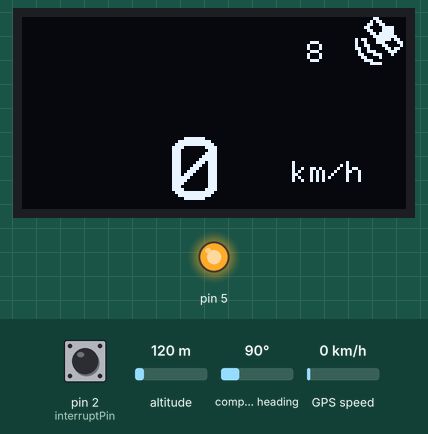
Bench run of a sketch on a simulated Arduino Pro Mini, built with avr-gcc and run on an emulated ATmega328P. Shown: 128×64 one-colour display, output pins drawn as LEDs (lit = HIGH). Wiring (inferred from the names in the program): SSD1306 OLED at I2C address 0x3C. Inputs (shaded band) come from the test bench; at power-on: GPS speed 0 km/h, pin 2 (interruptPin) HIGH, altitude 120 m, compass heading 90°. Storage starts empty; the GPS gets a fix after 3 s at 37.7749, -122.4194 with 8 satellites.

Above: at 6.5 s.
6.6 s: GPS speed set to 30 km/h
At 8.4 s:
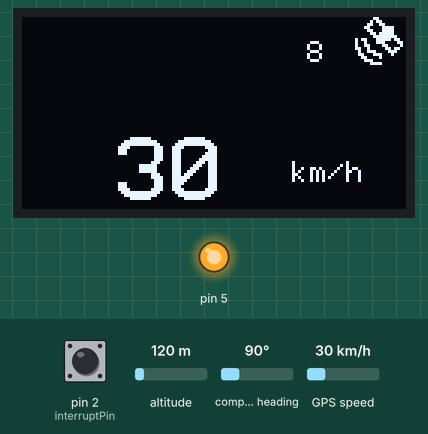
8.9 s: pin 2 (interruptPin) pulled LOW for 0.15 s
At 9.8 s:
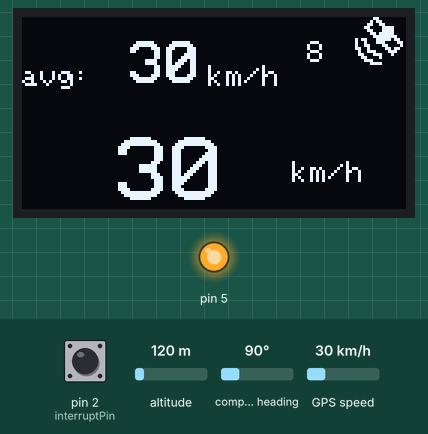
10.5 s: GPS speed set to 2 km/h
At 11.9 s:
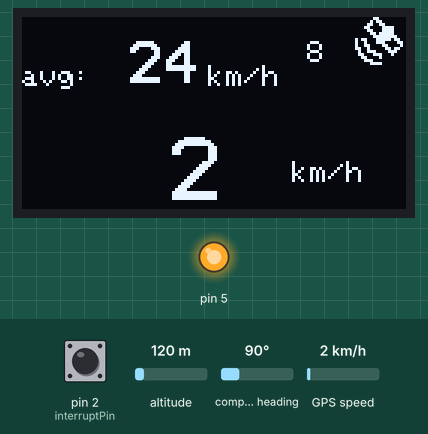
14.2 s: GPS speed set to 118 km/h
At 15.0 s:
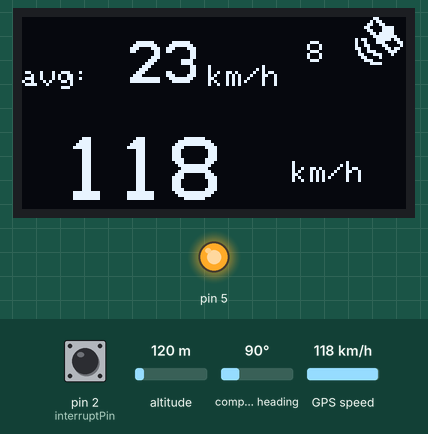
17.6 s: pin 2 (interruptPin) pulled LOW for 1 s
At 18.7 s:
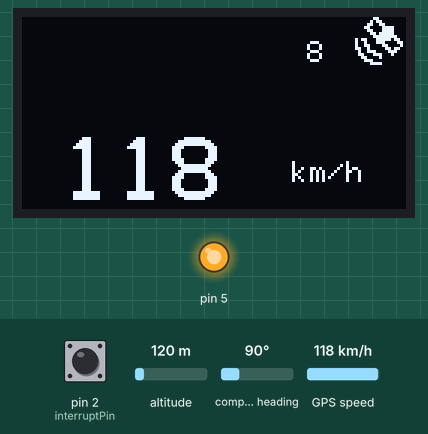
20.1 s: pin 2 (interruptPin) pulled LOW for 0.15 s
At 20.7 s:
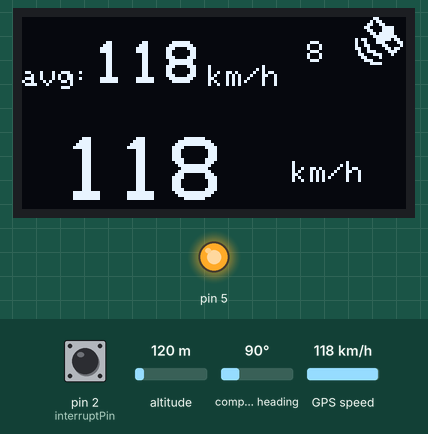
Timing chart, 0 to 22.7 s (numbered marks = the images above; inputs shaded):
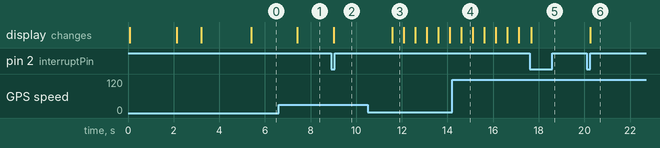

The sketch:

GPS_log_Oled_SD.ino
```cpp
/*
 * This logger uses an Arduino Pro mini 3.3V 328
 * Written by W. Hoogervorst
 */
#include <SSD1306_text.h>

#include <SPI.h>
#include <SD.h>
#include "TinyGPS++.h"
#include "SoftwareSerial.h"

// SD card
#define SD_CS     10

static uint8_t Byte1[16] = {128, 0, 128, 136, 28, 54, 97, 195, 230, 252, 248, 248, 120, 192, 128, 0};
static uint8_t Byte2[16] = {7, 28, 48, 99, 78, 200, 152, 145, 177, 3, 6, 12, 24, 12, 5, 3};

char filename[] = "00000000.CSV";

uint8_t speed = 0;
uint8_t sat = 0;
uint16_t  write_interval = 10000;
uint32_t  last_write = 0;

uint8_t prev_speed = 255; // quite impossible value so the speed is updated if starting to drive
uint8_t prev_sat = 255; // quite impossible value so the speed is updated if starting to drive

//variables for interrupt ans switching
volatile int state = LOW;
uint8_t interruptPin = 2;
uint8_t switchcount = 1;
uint8_t counts = 2;

// variables for average speed
uint16_t time_interval_ms;
uint32_t time_avg_speed;
uint8_t avg_speed;
uint16_t dist_interval;
float dist_total_m;
uint32_t PrevTimeMeas = 0;
uint8_t prev_avgspeed = 255;  // quite impossible value so the avg speed is updated if starting to drive

// define Oled on I2C
SSD1306_text oled(5);

//define serial connection for GPS
SoftwareSerial serial_connection(4, 3);  // RX (to TX op GPS) , TX (to RX of GPS)

//define GPS variable
TinyGPSPlus gps;

File dataFile;

void setup(void) {
  attachInterrupt(digitalPinToInterrupt(interruptPin), count, FALLING); //pin is pulled up in normal state
  // Serial.begin(9600);

  // Initialize, optionally clear the screen
  oled.init();
  oled.clear();                 // clear screen

  oled.setTextSize(2, 2);
  oled.setCursor(1, 3);       // move cursor to row #, pixel column #
  oled.write("GPS logger");
  /* oled.setCursor(2, 27);
    oled.write("Starting up...");
  */
  oled.setCursor(5, 57);
  for (int i = 0; i < 16; i++)
  {
    oled.sendData(Byte1[i]);
  }
  oled.setCursor(6, 57);
  for (int j = 0; j < 16; j++)
  {
    oled.sendData(Byte2[j]);
  }

  delay (2000);

  //setup SD card
  // Serial.println("Initializing SD card...");
  // see if the SD card is present and can be initialized:
  if (!SD.begin(SD_CS)) {
    //    Serial.println("Card failed, or not present");
    oled.clear();                 // clear screen
    oled.setTextSize(1, 1);
    oled.setCursor(2, 25);
    oled.write("No valid SD card");
    //    oled.setCursor(4, 35);
    //   oled.write("No logging");
    // don't do anything more in setup:
    return;
  }

  oled.clear();                 // clear screen
  oled.setTextSize(2, 2);
  oled.setCursor(0, 3);
  oled.write("SD card OK");
  serial_connection.begin(9600); //This opens up communications to the GPS

  smartDelay(1000);

  oled.clear();                 // clear screen
  oled.setCursor(0, 21);
  oled.write("Waiting");
  oled.setCursor(3, 45);
  oled.write("for");
  oled.setCursor(6, 21);
  oled.write("GPS fix");

  while (gps.satellites.value() == 0)
  {
    smartDelay(1000);
  }
  // create filename
  smartDelay(1000);
  getFilename(filename);
  //Serial.println (filename);
  //  Serial.println ("file printed");
  //create csv file
  //dataFile = SD.open("GPSlog2.csv", FILE_WRITE);
  dataFile = SD.open(filename, FILE_WRITE);
  dataFile.println(" ");
  dataFile.println("Latitude;Longitude;Date;Time;Speed (KM/H); Heigt(m);Satellite count");
  dataFile.close();

  smartDelay(100);

  //print main characters
  oled.clear();                 // clear screen
  oled.setTextSize(1, 1);
  // draw picture of satellite
  oled.setCursor(0, 111);
  for (int i = 0; i < 16; i++)
  {
    oled.sendData(Byte1[i]);
  }
  oled.setCursor(1, 111);
  for (int j = 0; j < 16; j++)
  {
    oled.sendData(Byte2[j]);
  }

  oled.setCursor(6, 90);
  oled.write("km/h");
  oled.setTextSize(1, 1);
  oled.setCursor(1, 95);
  oled.print(sat);
}

void loop()
{
  //  first handle the interrupt request
  if (state == HIGH)
  {
    //refresh screen
    oled.clear();
    // draw picture of satellite
    oled.setCursor(0, 111);
    for (int i = 0; i < 16; i++)
    {
      oled.sendData(Byte1[i]);
    }
    oled.setCursor(1, 111);
    for (int j = 0; j < 16; j++)
    {
      oled.sendData(Byte2[j]);
    }

    oled.setTextSize(1, 1);
    oled.setCursor(6, 90);
    oled.write("km/h");
    oled.setCursor(1, 95);
    oled.print(sat);


    if (switchcount == 1) // if we are switching to average speed mode, average numbers are resetted for avg speed calculation, and average format is printed
    {
      dist_total_m = 0;
      time_avg_speed = millis();
      PrevTimeMeas = millis();

      oled.setTextSize(1, 1);
      oled.setCursor(2, 0);
      oled.write("avg:");
      oled.setCursor(2, 62);
      oled.write("km/h");
      prev_avgspeed = 255;  // quite impossible value so the avg speed is updated if starting to drive
    }
    switchcount = switchcount + 1;
    state = LOW;
    prev_speed = 255;  // quite impossible value so the avg speed is updated if starting to drive
  }
  if (switchcount > counts)
  {
    switchcount = 1;
  }

  //  print data on the screen every second
  Updatescreen();
  //smartDelay(1000);

  // write to file every write_interval
  if (millis() > last_write + write_interval)
  {
    dataFile = SD.open(filename, FILE_WRITE);
    //dataFile = SD.open("GPSlog2.csv", FILE_WRITE);
    //Latitude      Longitude     Date     Time    Speed    Satellites
    dataFile.print(gps.location.lat(), 6);
    dataFile.print(" ;");
    dataFile.print(gps.location.lng(), 6);
    dataFile.print(";");
    dataFile.print(gps.date.value());
    dataFile.print(";");
    dataFile.print(gps.time.value());
    dataFile.print(";");
    dataFile.print(gps.speed.kmph(), 0);
    dataFile.print(";");
    dataFile.print(gps.altitude.meters(), 0);
    dataFile.print(";");
    dataFile.println(gps.satellites.value());
    dataFile.close();
    last_write = millis();
  }
  smartDelay(500);

}

// separate functions
void Updatescreen(void)
{
  // print number of satellites
  sat = (uint8_t)gps.satellites.value();
  if (sat != prev_sat) // only update the value on screen if the number of satellites is changed
  {
    erase(1, 95, 1, 2);
    oled.setTextSize(1, 1);
    oled.setCursor(1, 95);
    oled.print(sat);
    prev_sat = sat;
  }

  speed = (uint8_t)round(gps.speed.kmph());
  if (gps.satellites.value() == 0)
  {
    speed = 0;
  }

  if (speed != prev_speed) // only update the value on screen if the speed is changed
  {
    oled.setTextSize(3, 3);
    if (speed < 10)
    {
      if (prev_speed >= 10)
      {
        erase(5, 14, 3, 3);
      }
      oled.setCursor(5, 50);
      oled.print(speed);
    }
    else
    {
      if (speed < 100)
      {
        if (prev_speed >= 100)
        {
          erase(5, 14, 3, 3);
        }

        oled.setCursor(5, 32);
        oled.print(speed);
      }
      else
      {
        oled.setCursor(5, 14);
        oled.print(speed);
      }
    }
    prev_speed = speed;
  }

  if (switchcount == 2) // switchcount determines lay out of screen
  {
    // calculate average speed
    // calculate distance for calculating average speed
    //time in ms
    time_interval_ms = millis() - PrevTimeMeas;
    dist_interval = time_interval_ms * gps.speed.kmph() / 3.6; // travelled distance in m in interval
    dist_total_m = dist_total_m + (float)dist_interval / 1000;
    PrevTimeMeas = millis();

    float duration_avg_speed = ((float)millis() - (float)time_avg_speed ) / 1000; // we are measuring time in seconds

    avg_speed = (uint8_t) round(3.6 * dist_total_m / duration_avg_speed); //average speed in m/s

    if (avg_speed != prev_avgspeed) // only update the value on screen if the avg speed is changed
    {
      oled.setTextSize(2, 2);
      if (avg_speed < 10)
      {
        if (prev_avgspeed >= 10)
        {
          erase(1, 24, 2, 3);
        }
        oled.setCursor(1, 48);
        oled.print(avg_speed);
      }
      else
      {
        if (avg_speed < 100)
        {
          if (prev_avgspeed >= 100)
          {
            erase(1, 24, 2, 3);
          }

          oled.setCursor(1, 36);
          oled.print(avg_speed);
        }
        else
        {
          oled.setCursor(1, 24);
          oled.print(avg_speed);
        }
      }
    }
    prev_avgspeed = avg_speed;
  }
}

static void smartDelay(unsigned long ms)
{
  unsigned long start = millis();
  do
  {
    // If data has come in from the GPS module
    while (serial_connection.available())
      gps.encode(serial_connection.read()); // Send it to the encode function
    // tinyGPS.encode(char) continues to "load" the tinGPS object with new
    // data coming in from the GPS module. As full NMEA strings begin to come in
    // the tinyGPS library will be able to start parsing them for pertinent info
    //yield(); // feed the watchdog
  } while (millis() - start < ms);
}

void getFilename(char *filename) {
  filename[0] = '2';
  filename[1] = '0';
  filename[2] = (gps.date.year() - 2000) / 10 + '0';
  filename[3] = gps.date.year() % 10 + '0';
  filename[4] = gps.date.month() / 10 + '0';
  filename[5] = gps.date.month() % 10 + '0';
  filename[6] = gps.date.day() / 10 + '0';
  filename[7] = gps.date.day() % 10 + '0';
  filename[8] = '.';
  filename[9] = 'C';
  filename[10] = 'S';
  filename[11] = 'V';
  return;
}

void erase(int row, int pos, int sizes, int chars)
{
  for (int i = 0; i < sizes; i++)
  {
    oled.setCursor(row + i, pos); //set cursor at row and continu for sizes
    for (int j = 0; j < 6 * sizes * chars ; j++)   //width character is 6 x sizes, length of string is number of chars
    {
      oled.sendData(0);
    }
  }
}

// interrupt function
void count() {
  state = HIGH;
}
```

Measured:
- after the input at 6.6 s, the display: changes after 0.81 s (image 1)
- after the input at 8.9 s, the display: changes after 0.12 s (image 2)
- after the input at 10.5 s, the display: changes after 1.1 s (image 3)
- after the input at 14.2 s, the display: changes after 0.41 s (image 4)
- after the input at 17.6 s, the display: changes after 0.08 s (image 5)
- after the input at 20.1 s, the display: changes after 0.15 s (image 6)
- what the display in image 3 shows lasts 0.5 s, from 11.6 s to 12.1 s
